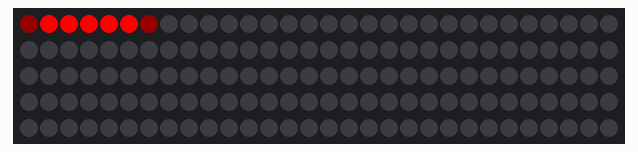
This sketch was run on a simulated Arduino Uno, built with avr-gcc and run on an emulated ATmega328P. Shown: 150 RGB LEDs in strip order, left to right, continuing on the next row.

Above: at 0.16 s.

The sketch:

KnightRider_Main.ino
```cpp
#include "FastLED.h"

#define NUM_LEDS  150    // Enter the total number of LEDs on the strip
#define PIN       7      // The pin connected to Din to control the LEDs

CRGB leds[NUM_LEDS];

void setup() {
  FastLED.addLeds<WS2812B, PIN, GRB>(leds, NUM_LEDS).setCorrection(TypicalLEDStrip);
  FastLED.setMaxPowerInVoltsAndMilliamps(5, 1500);    // Set power limit of LED strip to 5V, 1500mA
  FastLED.clear();                                    // Initialize all LEDs to "off"
}

void loop() {
  knightRider(255, 0, 0, 5, 10, 50);
  knightRider(0, 255, 0, 5, 10, 50);
  knightRider(0, 0, 255, 5, 10, 50);
}
```

KnightRider_Animation.ino
```cpp
void knightRider(int red, int green, int blue, int ridingWidth, int delayDuration, int returnDelayDuration){
  for(int i = 0; i < (NUM_LEDS - ridingWidth - 2); i++) {
    FastLED.clear();
    FastLED.show();
    leds[i].setRGB(red/10, green/10, blue/10);
    for(int j = 1; j <= ridingWidth; j++) {
      leds[i + j].setRGB(red, green, blue);
    }
    leds[i + ridingWidth + 1].setRGB(red/10, green/10, blue/10);
    FastLED.show();
    delay(delayDuration);
  }

  delay(returnDelayDuration);

  for(int i = (NUM_LEDS - ridingWidth - 2); i > 0; i--) {
    FastLED.clear();
    FastLED.show();
    leds[i].setRGB(red/10, green/10, blue/10);
    for(int j = 1; j <= ridingWidth; j++) {
      leds[i + j].setRGB(red, green, blue);
    }
    leds[i + ridingWidth + 1].setRGB(red/10, green/10, blue/10);
    FastLED.show();
    delay(delayDuration);
  }

  delay(returnDelayDuration);
}
```
